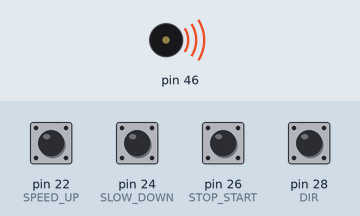
A sketch run on a simulated Arduino Mega 2560, built with avr-gcc and run on an emulated ATmega2560. Parts: buzzer (waves = sounding). Inputs (shaded band) come from the test bench; at power-on: pin 22 (SPEED_UP), pin 24 (SLOW_DOWN), pin 26 (STOP_START), pin 28 (DIR) HIGH.

Above: at 1.2 s.
1.3 s: pin 26 (STOP_START) pulled LOW for 0.15 s
At 1.9 s:
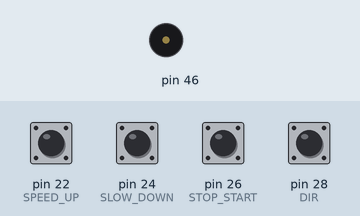
2.9 s: pin 28 (DIR) pulled LOW for 0.15 s
At 3.12 s:
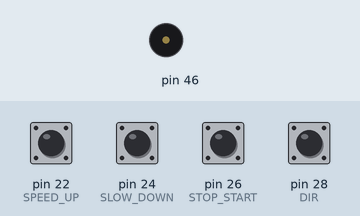
4.7 s: pin 26 (STOP_START) pulled LOW for 1 s
At 7.0 s:
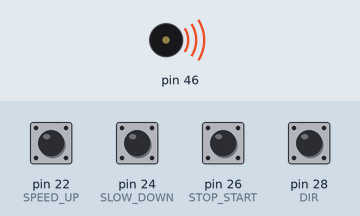
Timing chart, 0 to 8.5 s (numbered marks = the images above; inputs shaded):
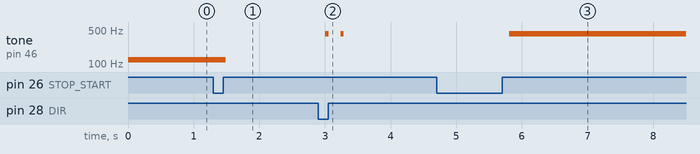

Measured:
- after the input at 1.3 s, tone on pin 46: 122 Hz → silent after 0.19 s
- after the input at 2.9 s, tone on pin 46: alternates 423 Hz for 0.05 s and silent for 0.18 s, 4 changes in all, then stays silent, starting after 0.11 s
- after the input at 4.7 s, tone on pin 46: silent → 423 Hz after 1.1 s

The sketch:

arc-s.ino
```cpp
#include "arcs.h"
#define DIR 28
#define SPEED_UP 22
#define SLOW_DOWN 24
#define STOP_START 26
#define DELLAY 100

Arcs arcs;
bool dirState;
bool isMotorRun = false;
int32_t speed = 1000;

void setup() {
  // put your setup code here, to run once:
  //nitialize the pin
  pinMode(DIR,INPUT);
  digitalWrite(DIR,HIGH);

  pinMode(SPEED_UP,INPUT);
  digitalWrite(SPEED_UP,HIGH);

  pinMode(SLOW_DOWN,INPUT);
  digitalWrite(SLOW_DOWN,HIGH);

  pinMode(STOP_START,INPUT);
  digitalWrite(STOP_START,HIGH);

  //Configure subdivision and steps as well as initial speed and the number of motor steps and subdivisions
  arcs.initialize(200,16);

  //Check the direction before starting
  dirState = digitalRead(DIR);
  if(dirState)
    arcs.setDir(Arcs::ARCS_REVERSE);
  else
    arcs.setDir(Arcs::ARCS_FORWARD);

  arcs.setSpeed(speed);
}

void loop() {
  // put your main code here, to run repeatedly:
  //change direction
  if( dirState != digitalRead(DIR) )
  {
	//Judge the running status, if it is running, stop and then change the direction
    dirState = digitalRead(DIR);
    if(isMotorRun)
        arcs.stopMotor();
    if( debounce(DIR) )
    {
        arcs.setDir(Arcs::ARCS_FORWARD);
        Serial.println("ARCS_FORWARD");
    }
    else
    {
        arcs.setDir(Arcs::ARCS_REVERSE);
        Serial.println("ARCS_REVERSE");
    }
    if(isMotorRun)
        arcs.moveMotor();
    delay(10);
  }

  //accelerate
  if(!digitalRead(SPEED_UP))
  {
    if( debounce(SPEED_UP) )
	{
		speed += 10;
		arcs.setSpeed(speed);
	}
    delay(DELLAY);
  }

  //slow down
  if(!digitalRead(SLOW_DOWN))
  {
    if( debounce(SLOW_DOWN) )
	{
		speed -= 10;
    if(speed <= 0)
      speed = 1;
		arcs.setSpeed(speed);
	}
    delay(DELLAY);
  }

  //Start and stop
  if(!digitalRead(STOP_START))
  {
    if( debounce(STOP_START) )
    {
      while( !digitalRead(STOP_START) );
      isMotorRun = !isMotorRun;
      if(isMotorRun)
		      arcs.moveMotor();
      else
        arcs.stopMotor();
    }
	//Waiting for the button to release, to prevent continuous switching in an operation
    delay(DELLAY);
  }
}


///Eliminate button jitter
bool debounce(uint8_t pin)
{
  delay(10);
  if(digitalRead(pin))
    return false;
   else
    return true;
}
```

arcs.cpp
```cpp
// (licence header left out)
#include "arcs.h"
#include <math.h>
#define IOCLOCK 16000000

Arcs::Arcs()
{
	accelerategap = 1000;
	acceleratedspeed = 10;
	isStartup = false;
}


///Initialize the pin and timer5
///Configure the number of motor steps and subdivisions
void Arcs::initialize(uint32_t stepsPerRev, ArcsMicroStep microstep = 16)
{
	pinEn.ch = _PJ;
	pinEn.pinnum = 2;
	configPin(pinEn);

	pinStep.ch = _PL;
	pinStep.pinnum = 3;
	configPin(pinStep);

	pinDir.ch = _PJ;
	pinDir.pinnum = 3;
	configPin(pinDir);

	pinCurrentMode.ch = _PH;
	pinCurrentMode.pinnum = 7;
	configPin(pinCurrentMode);

	pinTorque.ch = _PJ;
	pinTorque.pinnum = 2;
	configPin(pinTorque);

	pinMs1.ch = _PJ;
	pinMs1.pinnum = 5;
	configPin(pinMs1);

	pinMs2.ch = _PJ;
	pinMs2.pinnum = 8;
	configPin(pinMs2);

	pinMs3.ch = _PJ;
	pinMs3.pinnum = 7;
	configPin(pinMs3);


	//Initialize timer 5
	TCCR5A = 0;
	TCCR5B = 0;
	TCCR5A |= _BV(COM5A0) | _BV(WGM51) | _BV(WGM50);
	TCCR5B |= _BV(WGM52) | _BV(WGM53);
	TCCR5B |= _BV(CS50);

	lines = stepsPerRev;
	this->microstep = microstep;
	OCR5A = 0xfffe;
	PRR1 |= _BV(PRTIM5);
}


///Set the speed
void Arcs::setSpeed(double speedRPM)
{
	if (speedRPM <= minSpeed)
	{
		rev = minSpeed;
		return;
	}

	rev = speedRPM;
	if (!isStartup)
		return;
	speedTransmission(speedRPM);
}


///Set the direction of rotation
void Arcs::setDir(ArcsDirection dir)
{
	if (ARCS_FORWARD == dir)
	{
		writePin(pinDir, LOW);
	}
	else
	{
		writePin(pinDir, HIGH);
	}
}


///Set the breakdown value
void Arcs::setMicroStep(ArcsMicroStep microstep)
{
	this->microstep = microstep;
	switch (microstep)
	{
	case ARCS_DIV1:
	{
		writePin(pinMs1, LOW);
		writePin(pinMs2, LOW);
		writePin(pinMs3, LOW);
	}
	break;
	case ARCS_DIV2:
	{
		writePin(pinMs1, HIGH);
		writePin(pinMs2, LOW);
		writePin(pinMs3, LOW);
	}
	break;
	case ARCS_DIV4:
	{
		writePin(pinMs1, LOW);
		writePin(pinMs2, HIGH);
		writePin(pinMs3, LOW);
	}
	break;
	case ARCS_DIV8:
	{
		writePin(pinMs1, HIGH);
		writePin(pinMs2, HIGH);
		writePin(pinMs3, LOW);
	}
	break;
	case ARCS_DIV16:
	{
		writePin(pinMs1, HIGH);
		writePin(pinMs2, HIGH);
		writePin(pinMs3, HIGH);
	}
	break;
	default:
		break;
	}
	speedTransmission(rev);
}


///Set torque
void Arcs::setCurrent(ArcsCurrentMode mode)
{
	if (ARCS_MODE_1 == mode)
	{
		writePin(pinCurrentMode, LOW);
	}
	else
	{
		writePin(pinCurrentMode, HIGH);
	}
}


///Enable stepper motor drive module
void Arcs::enableMotor()
{
	writePin(pinEn, LOW);
}


///Disable stepper motor drive module
void Arcs::disableMotor()
{
	writePin(pinEn, HIGH);
}


///Restart stepper motor drive module
void Arcs::reset()
{
	writePin(pinReset, LOW);
	delay(1);
	writePin(pinReset, HIGH);
}


///Set the acceleration
///acceleration = accspe / (delaytime / 1000000) * 60
void Arcs::setAcceleration(double accelRpmPerSec)
{
	acceleratedspeed = accelRpmPerSec / 1000000;
}


///Change to the specified speed
void Arcs::speedTransmission(double speedvalue)
{
	double temp = IOCLOCK * 30 / lines / microstep;
	double currentSpeed = temp / (OCR5A + 1);

	bool isSpeedup = false;

	if (0 != speedvalue)
	{
		if (uint16_t(temp / speedvalue - 1) < OCR5A)
		{
			isSpeedup = true;
		}
		else
		{
			isSpeedup = false;
		}
	}
	else
	{
		isSpeedup = false;
	}

	if (isSpeedup)
	{
		while (currentSpeed <= speedvalue)
		{
			OCR5A = uint16_t(temp / currentSpeed - 1);
			currentSpeed += acceleratedspeed;
			delayMicroseconds(accelerategap);
		}

		if (currentSpeed > speedvalue)
		{
			OCR5A = uint16_t(temp / speedvalue - 1);
			currentSpeed = speedvalue;
			delayMicroseconds(accelerategap);
		}
		rev = speedvalue;
	}
	//slowdown
	else
	{
		while (currentSpeed > speedvalue)
		{
			OCR5A = uint16_t(temp / currentSpeed - 1);
			currentSpeed -= acceleratedspeed;
			delayMicroseconds(accelerategap);
		}

		if (currentSpeed <= speedvalue)
		{
			if (0 == speedvalue)
			{
				OCR5A = temp - 1;
				delayMicroseconds(accelerategap);
				PRR1 |= _BV(PRTIM5);
			}
			else
			{
				OCR5A = uint16_t(temp / speedvalue - 1);
				delayMicroseconds(accelerategap);
			}
		}

		if (0 < speedvalue)
		{
			rev = speedvalue;
		}
	}
}


///Configure the corresponding pin as output
void Arcs::configPin(GpioIninStruct pininfo)
{
	volatile uint8_t *reg, *out;
	reg = portModeRegister(pininfo.ch);
	out = portOutputRegister(pininfo.ch);

	uint8_t oldSREG = SREG;
	cli();
	*reg |= (1 << pininfo.pinnum);
	SREG = oldSREG;
}


///Modify the GPIO pin output level
void Arcs::writePin(GpioIninStruct pininfo, bool state)
{
	volatile uint8_t *out;
	out = portOutputRegister(pininfo.ch);

	uint8_t oldSREG = SREG;
	cli();

	if (LOW == state)
	{
		*out &= ~(1 << pininfo.pinnum);
	}
	else
	{
		*out |= (1 << pininfo.pinnum);
	}

	SREG = oldSREG;
}


///Run the specified number of steps
///Note: The actual speed may be less than the specified speed
void Arcs::runByStep(uint32_t steep, double maxSpedRPM)
{
	//Disconnect timer 5 from GPIO
	PRR1 &= ~_BV(PRTIM5);
	TCCR5A &= ~(_BV(COM5A1) | _BV(COM5A0));
	PRR1 |= _BV(PRTIM5);

	uint32_t steepcount = 0;
	uint32_t temp = 0;
	uint32_t maxsped = uint32_t(maxSpedRPM * 200 * 16 / 60);
	uint32_t maxdelaytime = 250;
	uint32_t mindelaytime = uint32_t(1.0 / 2.0 / maxsped * 1000000 + 0.5);
	uint32_t accelerategape = 40;
	uint8_t delaytime = maxdelaytime;

	if (steep <= lines * microstep * 5)
	{
		while (steep > 0)
		{
			writePin(pinStep, LOW);
			delayMicroseconds(maxdelaytime - 100);
			writePin(pinStep, HIGH);
			delayMicroseconds(maxdelaytime - 100);
			steep--;
		}
		return;
	}

	uint32_t maxspeedupsped = uint32_t(steep / 5.0);
	uint32_t decelerationPosition = steep - 3 * lines * microstep;

	while (steepcount < steep)
	{
		if (steepcount < maxspeedupsped)
		{
			if (temp >= accelerategape)
			{
				if (delaytime > mindelaytime)
				{
					delaytime--;
				}
				temp = 0;
			}
		}
		else if (steepcount >= decelerationPosition)
		{
			if (temp >= accelerategape)
			{
				if (delaytime < maxdelaytime)
				{
					delaytime++;
				}
				temp = 0;
			}
		}

		temp++;
		writePin(pinStep, LOW);
		delayMicroseconds(delaytime);
		writePin(pinStep, HIGH);
		delayMicroseconds(delaytime);
		steepcount++;
	}

	//Establish GPIO and timer 5 connection
	PRR1 &= ~_BV(PRTIM5);
	TCCR5A |= _BV(COM5A0) | _BV(WGM51) | _BV(WGM50);
	PRR1 |= _BV(PRTIM5);
}
```

arcs.h
```cpp
// (licence header left out)
#ifndef _ARCS_H_
#define _ARCS_H_
#include "Arduino.h"

class Arcs
{
private:
	enum PinChannel
	{
		_PA = 1,
		_PB = 2,
		_PC = 3,
		_PD = 4,
		_PE = 5,
		_PF = 6,
		_PG = 7,
		_PH = 8,
		_PJ = 10,
		_PK = 11,
		_PL = 12
	};

	struct GpioIninStruct
	{
		PinChannel ch;
		uint8_t pinnum;
	};

	GpioIninStruct pinEn;
	GpioIninStruct pinStep;
	GpioIninStruct pinDir;
	GpioIninStruct pinReset;
	GpioIninStruct pinCurrentMode;
	GpioIninStruct pinTorque;
	GpioIninStruct pinMs1;
	GpioIninStruct pinMs2;
	GpioIninStruct pinMs3;
	volatile uint32_t lines;
	volatile double rev;
	double acceleratedspeed;
	uint32_t accelerategap;
	const uint8_t minSpeed = 3;
	bool isStartup;

public:
	enum ArcsMicroStep
	{
		ARCS_DIV1 = 1,
		ARCS_DIV2 = 2,
		ARCS_DIV4 = 4,
		ARCS_DIV8 = 8,
		ARCS_DIV16 = 16,
	};

	enum ArcsCurrentMode
	{
		ARCS_MODE_1,
		ARCS_MODE_2,
	};

	enum ArcsDirection
	{
		ARCS_FORWARD,
		ARCS_REVERSE,
	};

private:
	ArcsMicroStep microstep;
	void speedTransmission(double speedvalue);
	void configPin(GpioIninStruct pininfo);
	void writePin(GpioIninStruct pininfo, bool state);

public:
	Arcs();
	void initialize(uint32_t stepsPerRev, ArcsMicroStep microstep = 16);
	void setSpeed(double speedRPM);
	void setDir(ArcsDirection dir);
	void setMicroStep(ArcsMicroStep microstep);
	void setCurrent(ArcsCurrentMode mode);
	void enableMotor();
	void disableMotor();
	void reset();
	void setAcceleration(double accelRpmPerSec);
	void runByStep(uint32_t steps, double maxSpedRPM);

	///Start pulsing to run the motor
	inline void moveMotor() { PRR1 &= ~_BV(PRTIM5); isStartup = true; OCR5A = 0xfffe; speedTransmission(rev); };

	///Stop the pulse to stop the motor
	inline void stopMotor() { speedTransmission(0); isStartup = false; };
};

#endif /* _ARCS_H_ */
```
